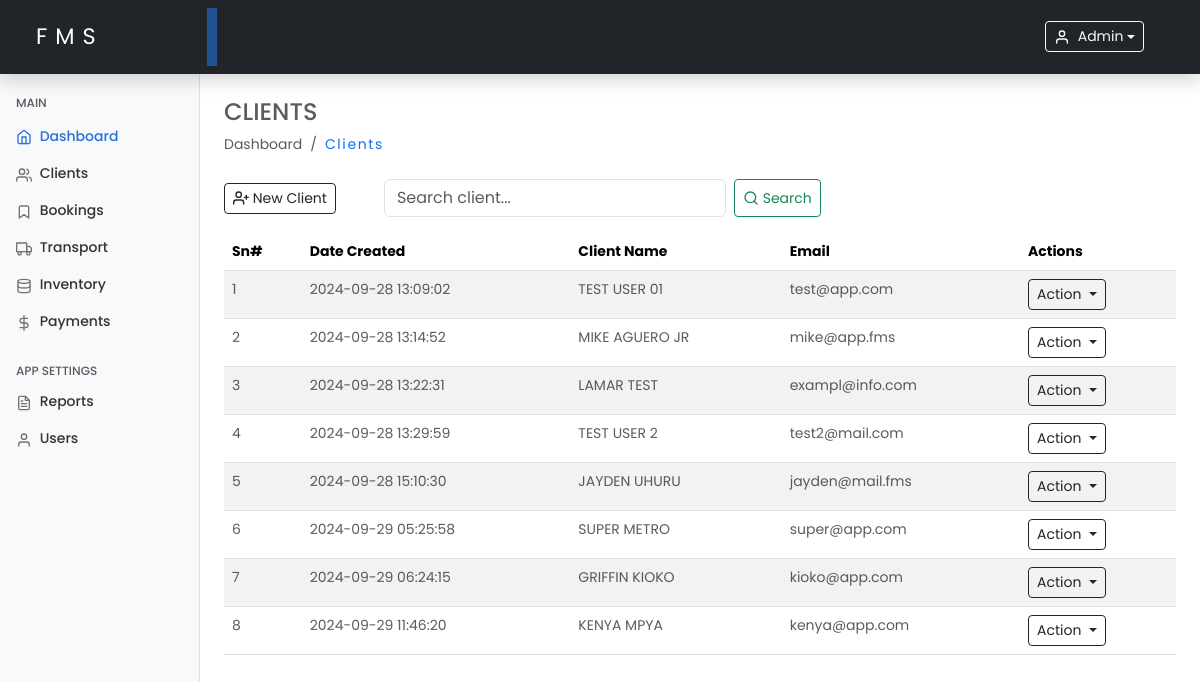
/clients.php (signed in), run on an earlier commit of the app's database.
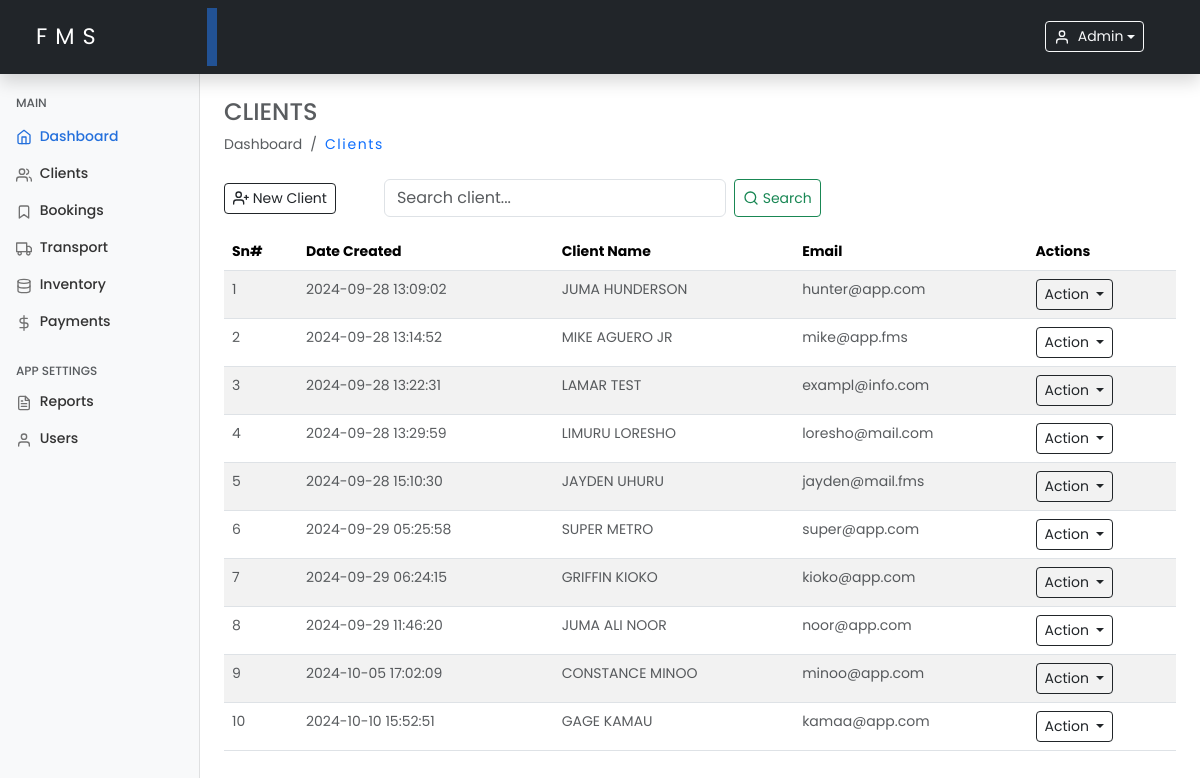
And on a later commit of the database.
### tables this page shows
CREATE TABLE `clients` (
  `id` int(11) NOT NULL,
  `full_name` varchar(100) NOT NULL,
  `email` varchar(100) DEFAULT NULL,
  `phone` varchar(15) DEFAULT NULL,
  `address` varchar(255) DEFAULT NULL,
  `created_at` timestamp NOT NULL DEFAULT current_timestamp(),
  `updated_at` timestamp NOT NULL DEFAULT current_timestamp() ON UPDATE current_timestamp()
);

### includes/functions.php (called while the page is built, shortened)
<?php
require_once 'config.php';
function getClients()
{
    global $conn;
    $clients = [];
    $sql = "SELECT * FROM clients";
    $result = $conn->query($sql);
    if ($result->num_rows > 0) {
        while ($row = $result->fetch_assoc()) {
            $clients[] = $row;
        }
    }
    return $clients;
}

### clients.php (the view, shortened to what this page needs)
<?php
include 'includes/functions.php';
$clients = getClients();
include './includes/header.php';
include './includes/sidebar.php';
?>
<main class="col-md-9 ms-sm-auto col-lg-10 px-md-4 mt-2">
    <h4 class="text-muted text-uppercase mt-3">clients</h4>
    <ol class="breadcrumb mb-2">
        <li class="breadcrumb-item active">Dashboard</li>
        <li class="breadcrumb-item">
            <a class="text-decoration-none hover-underline" href="./clients.php">Clients</a>
        </li>
    </ol>
    <div class="d-flex justify-content-start flex-wrap flex-md-nowrap align-items-center pt-3 pb-2 mb-2 border-bottom-none">
        <button type="button" class="btn btn-sm btn-outline-dark me-5 d-flex align-items-center" data-bs-toggle="modal" data-bs-target="#exampleModal">
            <span data-feather="user-plus"></span>&nbsp;New Client
        </button>
        <form class="d-flex" onsubmit="return false;">
            <input class="form-control me-2" type="search" id="searchInput" placeholder="Search client..." aria-label="Search" required>
            <button class="btn btn-sm btn-outline-success d-flex align-items-center" id="searchButton" type="button">
                <span data-feather="search"></span>&nbsp;Search
            </button>
        </form>
    </div>
    <table class="table table-striped" id="clientsTable">
        <thead>
            <tr>
                <th>Sn#</th>
                <th>Date Created</th>
                <th>Client Name</th>
                <th>Email</th>
                <th>Actions</th>
            </tr>
        </thead>
        <tbody>
            <?php if (empty($clients)): ?>
                <tr>
                    <td colspan="5" class="text-center text-danger">
                        <strong>Ooops! No clients found.</strong>
                    </td>
                </tr>
            <?php else: ?>
                <?php foreach ($clients as $index => $client): ?>
                    <tr>
                        <td class="text-muted"><?php echo $index + 1; ?></td>
                        <td class="text-muted"><?php echo htmlspecialchars($client['created_at']); ?></td>
                        <td class="text-muted text-uppercase"><?php echo htmlspecialchars($client['full_name']); ?></td>
                        <td class="text-muted"><?php echo htmlspecialchars($client['email']); ?></td>
                        <td>
                            <div class="dropdown">
                                <button class="btn btn-sm btn-outline-dark dropdown-toggle" type="button" data-bs-toggle="dropdown" aria-expanded="false">
                                    Action
                                </button>
                            </div>
                        </td>
                    </tr>
                <?php endforeach; ?>
            <?php endif; ?>
        </tbody>
    </table>
</main>
<?php include './includes/footer.php'; ?>

What changed in the data, as far as the page shows it:
changed clients: full_name "TEST USER 01" → "JUMA HUNDERSON"; email "test@app.com" → "hunter@app.com"
changed clients: full_name "TEST USER 2" → "LIMURU LORESHO"; email "test2@mail.com" → "loresho@mail.com"
changed clients: full_name "KENYA MPYA" → "JUMA ALI NOOR"; email "kenya@app.com" → "noor@app.com"
added clients: created_at "2024-10-05 17:02:09", full_name "CONSTANCE MINOO", email "minoo@app.com"
added clients: created_at "2024-10-10 15:52:51", full_name "GAGE KAMAU", email "kamaa@app.com"
